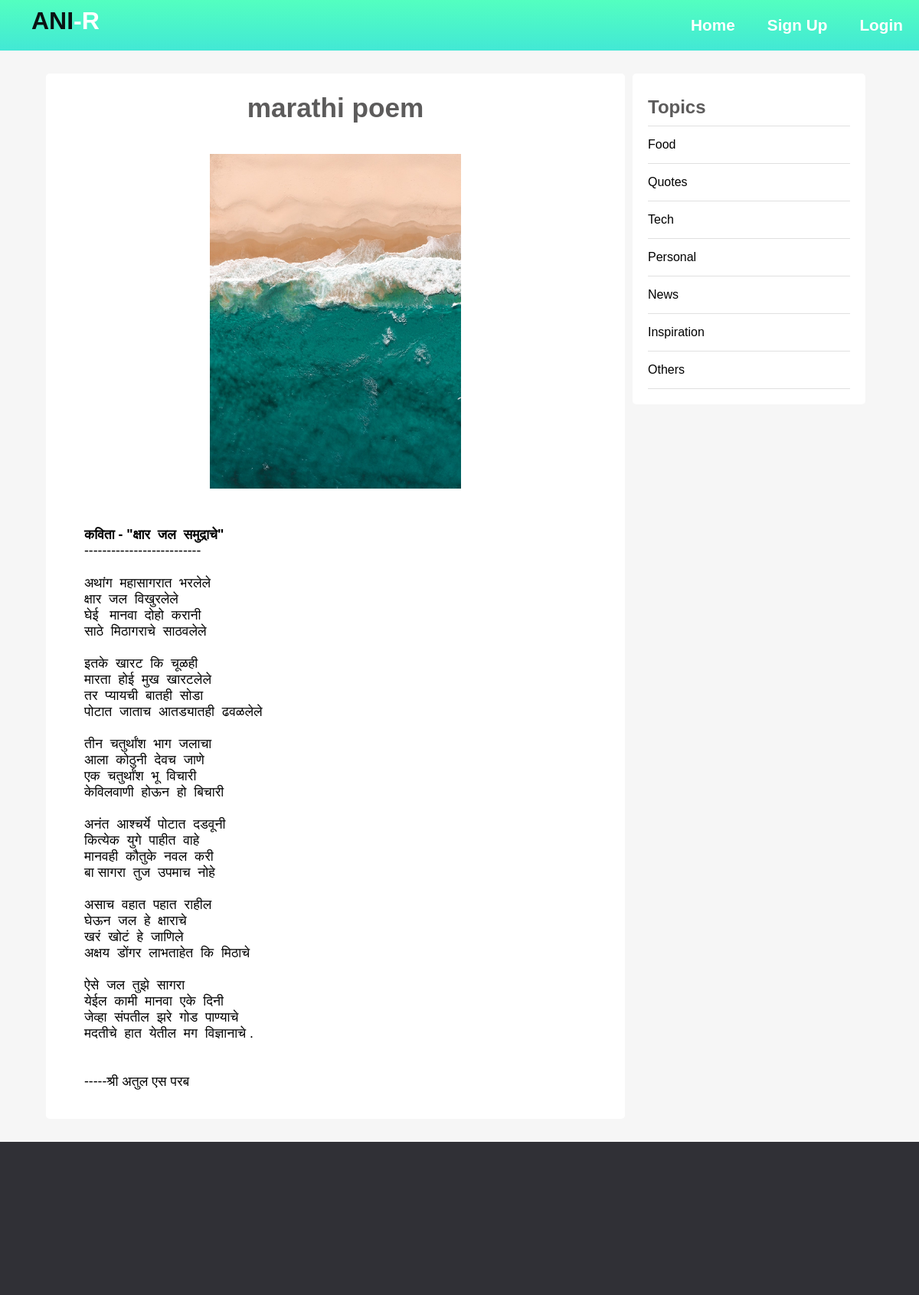
/single.php?id=55, run on the app's committed database.
### tables this page shows
CREATE TABLE `posts` (
  `id` int(11) NOT NULL,
  `user_id` int(11) NOT NULL,
  `topic_id` int(11) DEFAULT NULL,
  `title` varchar(255) NOT NULL,
  `image` varchar(255) NOT NULL,
  `body` text NOT NULL,
  `published` tinyint(4) NOT NULL,
  `created_at` datetime NOT NULL DEFAULT current_timestamp()
);

CREATE TABLE `topics` (
  `id` int(11) NOT NULL,
  `name` varchar(100) NOT NULL,
  `description` text NOT NULL
);

### app/database/db.php (called while the page is built, shortened)
<?php
require('connect.php');
function executeQuery($sql, $data)
{
    global $conn;
    $stmt = $conn->prepare($sql);
    $values = array_values($data);
    $types = str_repeat('s', count($values));
    $stmt->bind_param($types, ...$values);
    $stmt->execute();
    return $stmt;
}
function selectAll($table, $conditions = [])
{
    global $conn;
    $sql = "SELECT * FROM $table";
    if (empty($conditions)) {
        $stmt = $conn->prepare($sql);
        $stmt->execute();
        $records = $stmt->get_result()->fetch_all(MYSQLI_ASSOC);
        return $records;
    } else {
        $i = 0;
        foreach ($conditions as $key => $value) {
            if ($i === 0) {
                $sql = $sql . " WHERE $key=?";
            } else {
                $sql = $sql . " AND $key=?";
            }
            $i++;
        }
        $stmt = executeQuery($sql, $conditions);
        $records = $stmt->get_result()->fetch_all(MYSQLI_ASSOC);
        return $records;
    }
}
function selectOne($table, $conditions)
{
    $sql = "SELECT * FROM $table";
    $i = 0;
    foreach ($conditions as $key => $value) {
        if ($i === 0) {
            $sql = $sql . " WHERE $key=?";
        } else {
            $sql = $sql . " AND $key=?";
        }
        $i++;
    }
    $sql = $sql . " LIMIT 1";
    $stmt = executeQuery($sql, $conditions);
    $records = $stmt->get_result()->fetch_assoc();
    return $records;
}

### app/controllers/posts.php (called while the page is built, shortened)
<?php
include(ROOT_PATH . "/app/database/db.php");
$topics = selectAll('topics');

### single.php (the view, shortened to what this page needs)
<?php include(ROOT_PATH . '/app/controllers/posts.php');
if (isset($_GET['id'])) {
  $post = selectOne('posts', ['id' => $_GET['id']]);
}
$topics = selectAll('topics');
$posts = selectAll('posts', ['published' => 1]);
?>
<!DOCTYPE html>
<html lang="en">
<head>
  <link rel="stylesheet" href="https://use.fontawesome.com/releases/v5.7.2/css/all.css"
>
  <link rel="stylesheet" href="assets/css/style.css">
</head>
<body>
  <?php include(ROOT_PATH . "/app/includes/header.php"); ?>
  <div class="page-wrapper">
    <div class="content clearfix">
      <div class="main-content-wrapper">
        <div class="main-content single">
          <h1 class="post-title"><?php echo $post['title']; ?></h1>
          <div class="post-content">
            <img src="<?php echo BASE_URL . '/assets/images/' . $post['image']; ?>" width="500px" height= "500px" alt="" class="i-center">
            <?php echo html_entity_decode($post['body']); ?>
          </div>
        </div>
      </div>
      <div class="sidebar single">
        <div class="section topics">
          <h2 class="section-title">Topics</h2>
          <ul>
            <?php foreach ($topics as $topic): ?>
              <li><a href="<?php echo BASE_URL . '/index.php?t_id=' . $topic['id'] . '&name=' . $topic['name'] ?>"><?php echo $topic['name']; ?></a></li>
            <?php endforeach; ?>
          </ul>
        </div>
      </div>
    </div>
  </div>
  <?php include(ROOT_PATH . "/app/includes/footer.php"); ?>
</body>
</html>

### assets/css/style.css (style rules this page uses)
* { box-sizing: border-box; }
html, body { height: 100%; padding: 0px; margin: 0px; background: #f6f6f6; font-family: Arial, Helvetica, sans-serif; }
h1, h2, h3, h4, h5, h6 { color: #5c5b5b; margin: 5px; }
a { text-decoration: none; color: inherit; }
.clearfix::after { content: ""; display: block; clear: both; }
.page-wrapper { min-height: 100%; }
.content { width: 90%; margin: 30px auto 30px; }
.content .main-content { width: 70%; float: left; }
.content .main-content.single { background: white; padding: 20px 50px; font-size: 1.1em; border-radius: 5px; }
.content .main-content.single .post-title { text-align: center; margin-bottom: 40px; }
.i-center { display: block; margin-left: auto; margin-right: auto; margin-bottom: 50px; height: 50%; width: 50%; }
.content .sidebar { width: 30%; float: left; }
.content .sidebar.single { padding: 0px 10px; }
.content .sidebar .section { background: white; padding: 20px; border-radius: 5px; margin-bottom: 20px; }
.content .sidebar .section .section-title { margin: 10px 0px 10px 0px; }
.content .sidebar .section.topics ul { margin: 0px; padding: 0px; list-style: none; border-top: 1px solid #e0e0e0; }
.content .sidebar .section.topics ul li a { display: block; padding: 15px 0px 15px 0px; border-bottom: 1px solid #e0e0e0; transition: all 0.3s; }

### data on the page
posts: title "marathi poem", image (picture), body "कविता - \"क्षार जल समुद्राचे\" -------------------------- अथांग महासागरात भरलेले क्षार जल विखुरलेले घेई मानवा दोहो करानी साठे मिठागराचे साठवलेले इतके खारट कि चूळही मारता होई मुख खारटलेले तर प्यायची बातही सोडा पोटात जाताच आतड्यातही ढवळलेले तीन चतुर्थांश भाग जलाचा आला कोठुनी देवच जाणे एक चतुर्थांश भू विचारी केविलवाणी होऊन हो बिचारी अनंत आश्चर्ये पोटात दडवूनी कित्येक युगे पाहीत वाहे मानवही कौतुके नवल करी बा सागरा तुज उपमाच नोहे असाच वहात पहात राहील घेऊन जल हे क्षाराचे खरं खोटं हे जाणिले अक्षय डोंगर लाभताहेत कि मिठाचे ऐसे जल तुझे सागरा येईल कामी मानवा एके दिनी जेव्हा संपतील झरे गोड पाण्याचे मदतीचे हात येतील मग विज्ञानाचे . -----श्री अतुल एस परब"
topics: name "Food"
topics: name "Quotes"
topics: name "Tech"
topics: name "Personal"
topics: name "News"
topics: name "Inspiration"
topics: name "Others"
